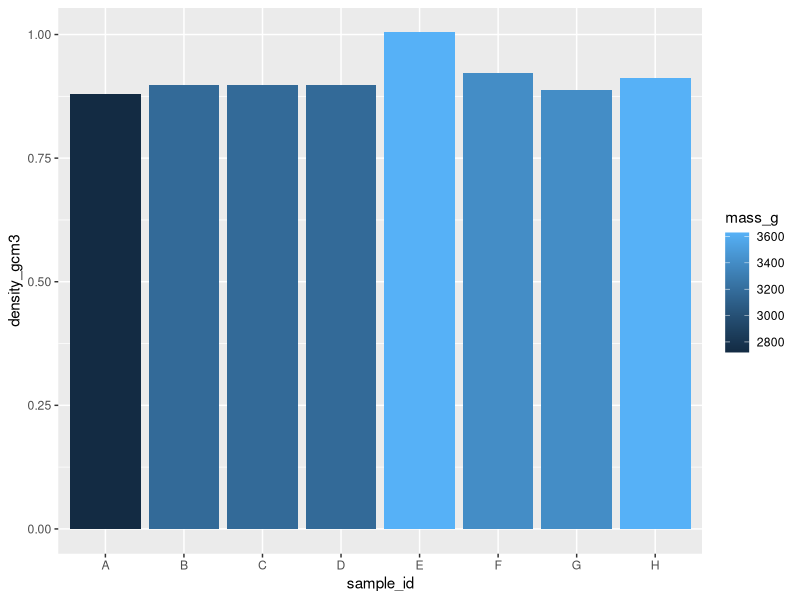
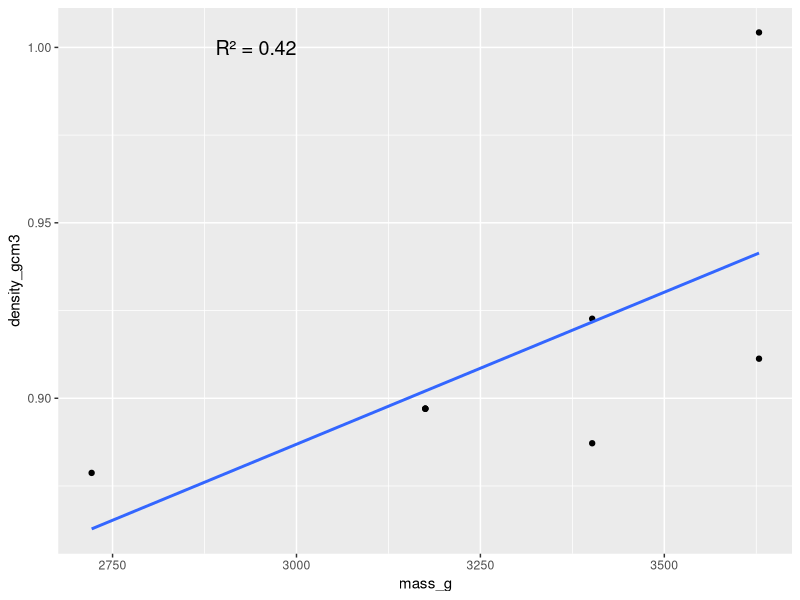
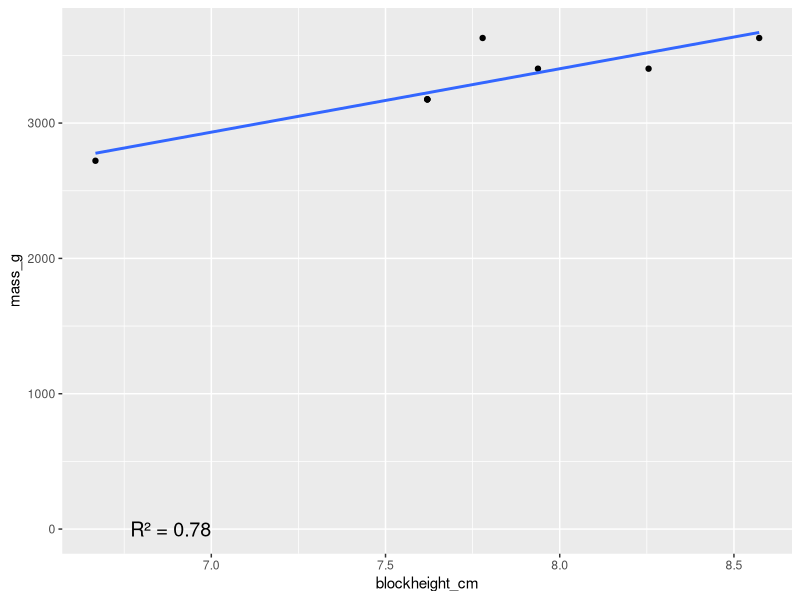
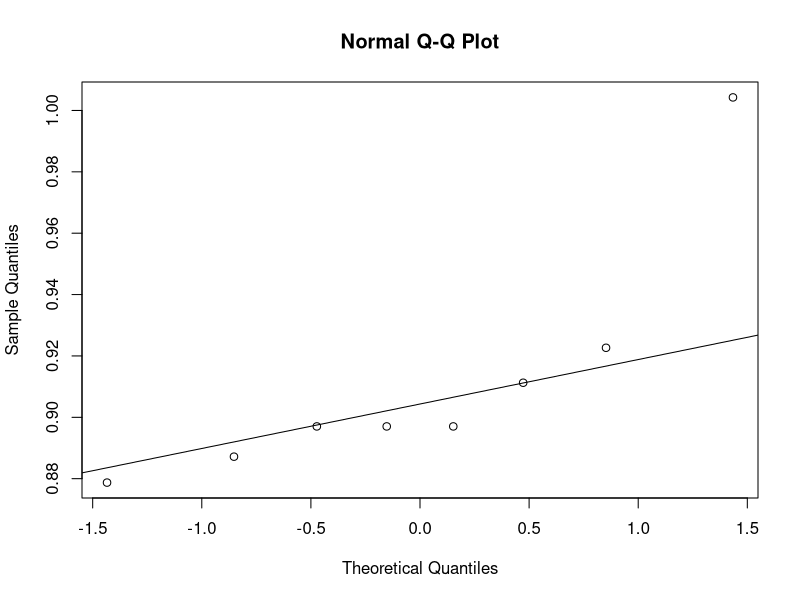
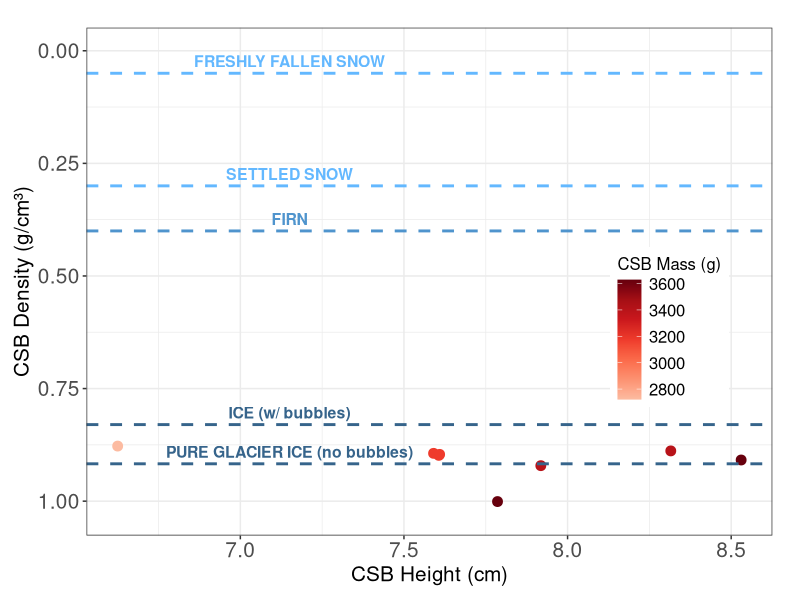

The R source for these figures, in order:
## ---- chunk 1
#install.packages("tidyverse")
library(tidyverse)
## ---- chunk 2
blockheight_in <- c(2.625, 3, 3, 3, 3.0625, 3.125, 3.25, 3.375)
blockweight_lb <- c(6, 7, 7, 7, 8, 7.5, 7.5, 8)

block_data <- tibble(blockheight_in, blockweight_lb)
## ---- chunk 3
poc <- block_data %>% 
  mutate(volume_cm3 = 30.48*15.24*2.54*blockheight_in) %>% 
  mutate(mass_g = blockweight_lb*453.592) %>% 
  mutate(blockheight_cm = blockheight_in * 2.54) %>%
  mutate(density_gcm3 = mass_g/volume_cm3) %>% 
  mutate(sample_id = c('A', 'B', 'C', 'D', 'E', 'F', 'G', 'H')) %>% 
  select(c(sample_id, blockheight_in, blockheight_cm, blockweight_lb, volume_cm3, mass_g, density_gcm3))

poc %>% 
  ggplot(mapping = aes(sample_id, density_gcm3, fill = mass_g)) +
  geom_bar(stat = "identity")

model_height <- lm(blockheight_cm ~ density_gcm3, data = poc)
r2_height <- summary(model_height)$r.squared

model_mass <- lm(mass_g ~ density_gcm3, data = poc)
r2_mass <- summary(model_mass)$r.squared

model_masstoheight <- lm(mass_g ~ blockheight_cm, data = poc)
r2_masstoheight <- summary(model_masstoheight)$r.squared

# density and block mass (R2 = 0.42)
poc %>% 
  ggplot(mapping = aes(mass_g, density_gcm3)) +
  geom_point() +
  geom_smooth(method = "lm", se = FALSE) +
  annotate("text", x = 3000, y = 1, label = paste("R² =", round(r2_mass, 2)), size = 5, hjust = 1)

# as block height increases, mass increases (R2 = 0.78)
poc %>% 
  ggplot(aes(x = blockheight_cm, y = mass_g)) +
  geom_point() +
  geom_smooth(method = "lm", se = FALSE) +
  annotate("text", x = 7, y = 1, label = paste("R² =", round(r2_masstoheight, 2)), size = 5, hjust = 1)

# plot for LR
library(RColorBrewer)
reds <- brewer.pal(9, "Reds")[3:9]

tiff("figures/my_plot.tiff", width = 4362, height = 3174, res = 600)

poc %>% 
  ggplot(mapping = aes(blockheight_cm, density_gcm3, color = mass_g)) +
  geom_point(position = "jitter", size = 3) +
  scale_color_gradientn(colors = reds) +
  geom_hline(yintercept = 0.05, linetype = "dashed", color = "steelblue1", linewidth = 1) +
  annotate("text", x = 7.15, y = 0.05, label = "FRESHLY FALLEN SNOW", vjust = -0.5, color = "steelblue1", fontface = "bold", size = 4) +
  geom_hline(yintercept = 0.3, linetype = "dashed", color = "steelblue1", linewidth = 1) +
  annotate("text", x = 7.15, y = 0.3, label = "SETTLED SNOW", vjust = -0.5, color = "steelblue1", fontface = "bold", size = 4) +
  geom_hline(yintercept = 0.4, linetype = "dashed", color = "steelblue3", linewidth = 1) +
  annotate("text", x = 7.15, y = 0.4, label = "FIRN", vjust = -0.5, color = "steelblue3", fontface = "bold", size = 4) +
  geom_hline(yintercept = 0.83, linetype = "dashed", color = "steelblue4", linewidth = 1) +
  annotate("text", x = 7.15, y = 0.83, label = "ICE (w/ bubbles)", vjust = -0.5, color = "steelblue4", fontface = "bold", size = 4) +
  geom_hline(yintercept = 0.917, linetype = "dashed", color = "steelblue4", linewidth = 1) +
  annotate("text", x = 7.15, y = 0.917, label = "PURE GLACIER ICE (no bubbles)", vjust = -0.5, color = "steelblue4", fontface = "bold", size = 4) +
  scale_y_continuous(trans = "reverse", name = "CSB Density (g/cm\u00B3)", limits = c(1.025, 0)) +
  xlab("CSB Height (cm)") +
  labs(color = "CSB Mass (g)") +
  theme_bw() +
  theme(legend.position = c(0.85, 0.41),
        axis.text = element_text(size = 15),
        axis.title = element_text(size = 15),
        legend.text = element_text(size = 12),
        legend.title = element_text(size = 12),
        plot.margin = margin(20, 20, 10, 10))

dev.off()

# avg and stdev for block height
mean(poc$blockheight_cm)
sd(poc$blockheight_cm)

# avg and stdev for block mass
mean(poc$mass_g)
sd(poc$mass_g)

# avg and stdev for density
mean(poc$density_gcm3)
sd(poc$density_gcm3)
## ---- chunk 4
x <- poc$density_gcm3

qqnorm(x)
qqline(x)
shapiro.test(x) #null hypothesis assumes normality, a low p-value indicates deviation from that assumption
#0.0048
